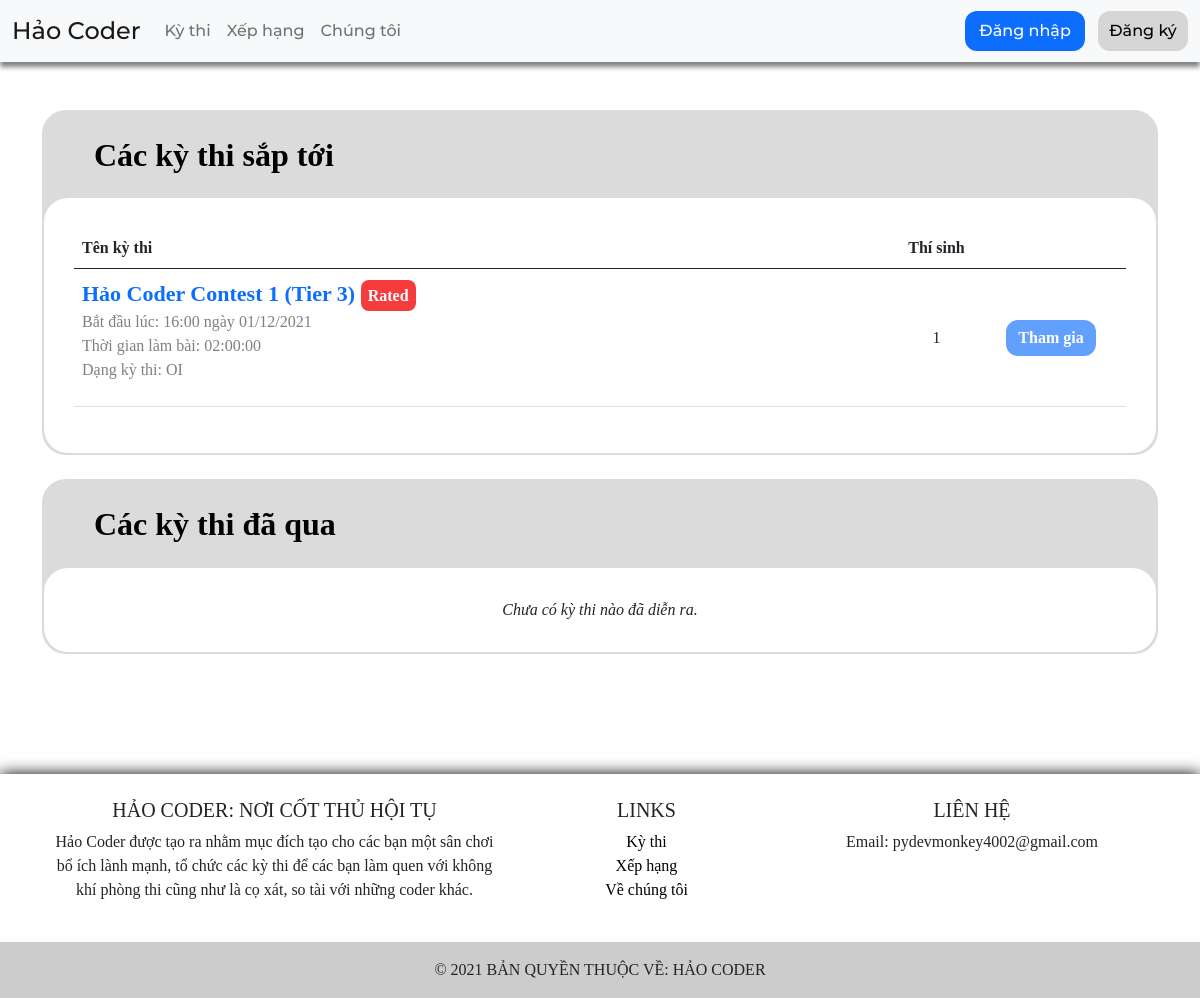
The page /contest/ on the database as committed earlier.
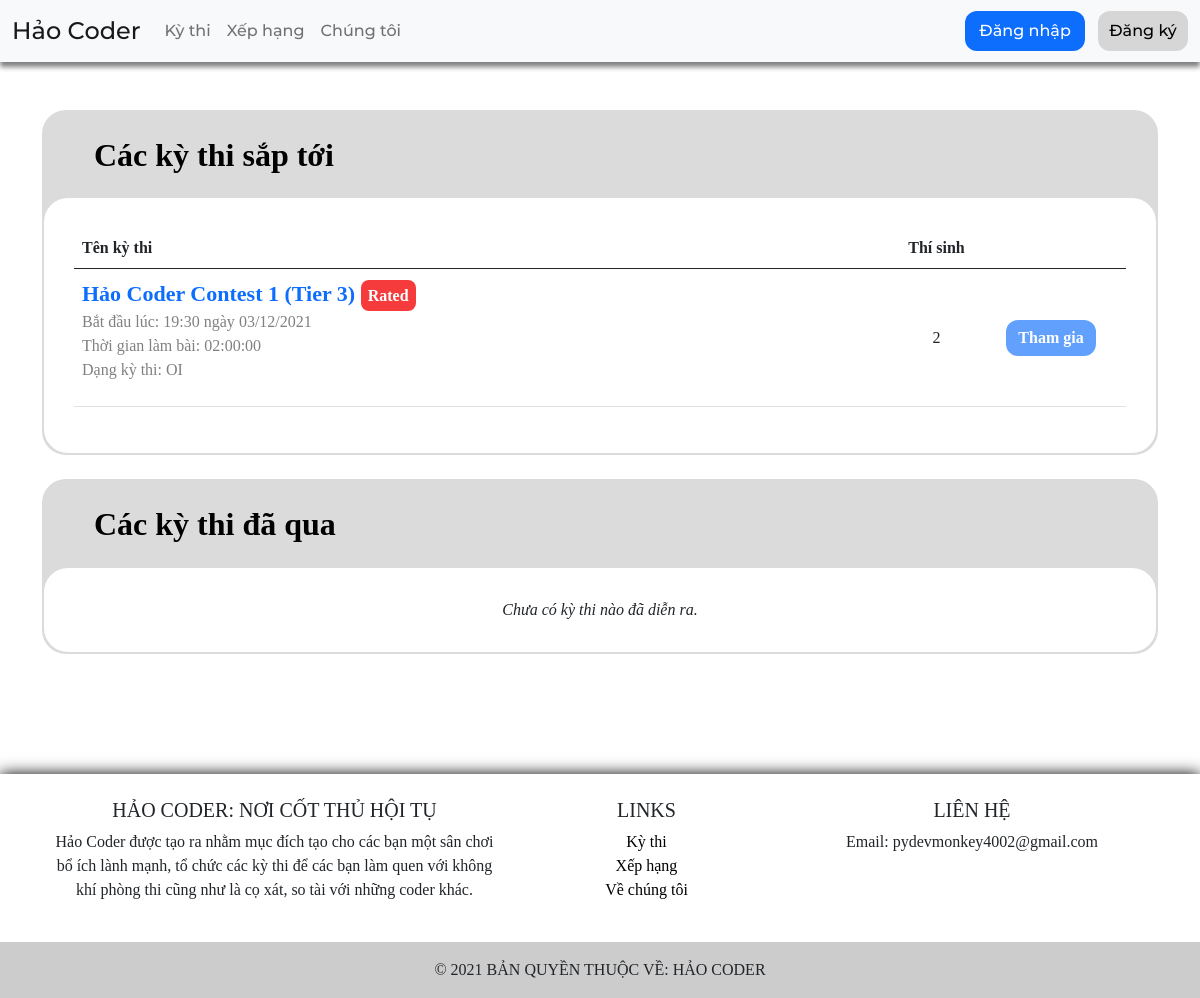
The same page on the database as committed later.
### contest/models.py (models this page shows, shortened)
class Contest(models.Model):
	contest_id = models.CharField(max_length=100, default='', primary_key=True)
	contest_title = models.CharField(max_length=500, default='')
	contest_description = MartorField(default='')
	contest_format = models.CharField(max_length=100, default='OI', choices=CONTEST_FORMAT)
	contest_rating_range = models.CharField(max_length=50, default='0-5000')
	contestant_count = models.IntegerField(default=0)
	contest_created = models.DateTimeField(auto_now_add=True, blank=True)
	contest_schedule = models.DateTimeField(default=datetime.now)
	contest_long = models.CharField(max_length=20, default="01:00:00")
	contest_current_long = models.CharField(max_length=20, default="01:00:00")
	contest_status = models.CharField(max_length=50, default="SCHEDULE", choices=CONTEST_STATUS)
	contest_rated = models.BooleanField(default=True)

### contest/views.py (the view, shortened to what this page needs)
# urls.py: path('contest/', views.contest_page, name='contest page'),
def contest_page(req, id=None):
	user_registered = False
	contest = Contest.objects.filter(contest_status="RUNNING") | Contest.objects.filter(contest_status="SCHEDULE")
	contest = contest.order_by('-contest_created')
	archived = Contest.objects.filter(contest_status="ARCHIVED").order_by('-contest_created')
	return render(req, 'pages/contest/contest.html', {"contest": contest, "archived": archived})

### templates/pages/contest/contest.html (shortened to what the changed rows need)
{% extends 'pages/base.html' %}
{% block content %}
{% load static %}
<link rel="stylesheet" type="text/css" href="{% static 'css/hcbadge.css' %}">
<link rel="stylesheet" type="text/css" href="{% static 'css/hccolor.css' %}">
<div class="container">
	<div class="row justify-content-lg-center">
		<div class="col-12">
			<div style="border-radius: 24px; border: 2px solid #dbdbdb; background-color: #dbdbdb;">
				<br><h2 style="font-weight: bold; color: black; margin: 0px 50px;">Các kỳ thi sắp tới</h2><br>
				<div class="table-responsive" style="border: none; padding: 30px; border-radius: 24px; background-color: white;">
					{% if contest %}
					<table class="table">
						<thead>
							<tr>
								<th scope="col">Tên kỳ thi</th>
								<th scope="col" style="text-align: center; width: 79px;">Thí sinh</th>
								<th scope="col" style="width: 150px;"></th>
							</tr>
						</thead>
						<tbody>
							{% for con in contest %}
							<tr>
								<td scope="row" style="vertical-align: middle;">
									<div>
										<label style="font-weight: bold; font-size: 22px;">
											<a href="/contest/{{ con.contest_id }}/" style="text-decoration: none;">{{ con.contest_title }}</a>
											{% if con.contest_rated %}
											<span class="hc-badge hc-bg-red" style="padding: 7px; font-size: 16px; vertical-align: middle;">Rated</span>
											{% endif %}
										</label>
										<p style="color: gray;">
											Bắt đầu lúc: {{ con.contest_schedule|date:"H:i" }} ngày {{ con.contest_schedule|date:"d/m/Y" }}
											<br>
											Thời gian làm bài: {{ con.contest_long }}
											<br>
											Dạng kỳ thi: {{ con.contest_format }}
										</p>
									</div>
								</td>
								<td scope="row" style="vertical-align: middle; text-align: center;">{{ con.contestant_count }}</td>
								<td scope="row" style="vertical-align: middle; text-align: center;">
									<button id="join-button-{{ forloop.counter }}" type="button" class="btn btn-primary" style="{% if user_registered %}background-color: red;{% endif %} border: none; border-radius: 12px; font-weight: bold;" {% if not user.is_authenticated or con.contest_status != "SCHEDULE" %}disabled{% endif %}>
										{% if con.contest_status == "SCHEDULE" %}
										Tham gia
										{% elif con.contest_status == "RUNNING" %}
										Đang diễn ra<br><span id="{{con.contest_id}}-time-remain"></span>
										{% endif %}
									</button>
								</td>
							</tr>
							{% endfor %}
						</tbody>
					</table>
					{% else %}
					<label style="font-style: italic;">Hiện tại không có kỳ thi nào sắp diễn ra.</label>
					{% endif %}
				</div>
			</div>
		</div>
	</div>
	<br>
	<div class="row justify-content-lg-center">
		<div class="col-12">
			<div style="border-radius: 24px; border: 2px solid #dbdbdb; background-color: #dbdbdb;">
				<br><h2 style="font-weight: bold; margin: 0px 50px; color: black;">Các kỳ thi đã qua</h2><br>
			</div>
		</div>
	</div>
</div>
{% endblock %}

Rows that differ between the two databases and show on the page:
changed Contest "Hảo Coder Contest 1 (Tier 3)": contest_schedule "16:00" → "19:30"; contest_schedule "01/12/2021" → "03/12/2021"; contestant_count "1" → "2"
